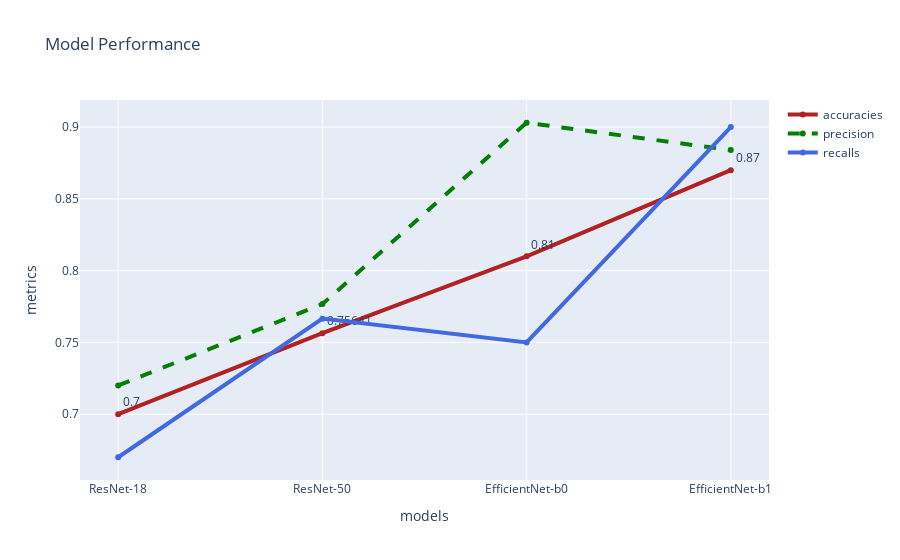

Source (notebook cell):
### Code cell
fig = go.Figure()
# Create and style traces
fig.add_trace(go.Scatter(x=models, y=accs, name='accuracies',
                       line=dict(color='firebrick', width=4)))

# to add text
#fig.add_trace(go.Scatter(x=models, y=accs, name='accuracies',
 #                       line=dict(color='firebrick', width=4),mode='lines+markers+text',text=accs,textposition='top right'))

fig.add_trace(go.Scatter(x=models, y=precs, name = 'precision',
                         line=dict(color='green', width=4,dash='dash')))

fig.add_trace(go.Scatter(x=models, y=recs, name='recalls',
                         line=dict(color='royalblue', width=4)))
fig.update_layout(
        title="Model Performance",
        xaxis_title="models",
        yaxis_title="metrics",
    )


fig.show()

### Figure 1 — Plotly figure (JSON) as saved in the notebook; plotly's stock layout.template omitted (floating-point values rounded to 4 significant figures)
{"data": [{"line": {"color": "firebrick", "width": 4}, "mode": "lines+markers+text", "name": "accuracies", "text": [0.7, 0.7564, 0.81, 0.87], "textposition": "top right", "type": "scatter", "x": ["ResNet-18", "ResNet-50", "EfficientNet-b0", "EfficientNet-b1"], "y": [0.7, 0.7564, 0.81, 0.87]}, {"line": {"color": "green", "dash": "dash", "width": 4}, "name": "precision", "type": "scatter", "x": ["ResNet-18", "ResNet-50", "EfficientNet-b0", "EfficientNet-b1"], "y": [0.72, 0.7767, 0.903, 0.884]}, {"line": {"color": "royalblue", "width": 4}, "name": "recalls", "type": "scatter", "x": ["ResNet-18", "ResNet-50", "EfficientNet-b0", "EfficientNet-b1"], "y": [0.67, 0.7666, 0.75, 0.9]}], "layout": {"title": {"text": "Model Performance"}, "xaxis": {"title": {"text": "models"}}, "yaxis": {"title": {"text": "metrics"}}}}
